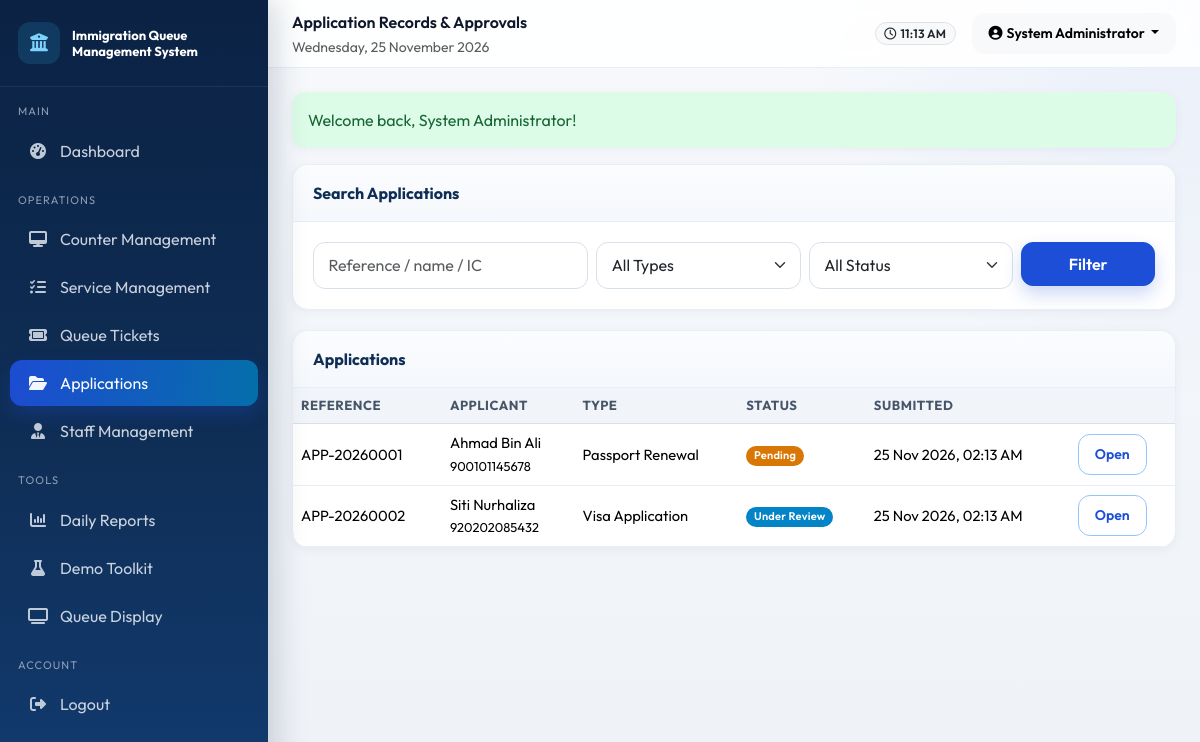
Page /admin/applications.php (signed in) on the committed database.
### tables this page shows
CREATE TABLE users (
    id INT UNSIGNED AUTO_INCREMENT PRIMARY KEY,
    full_name VARCHAR(150) NOT NULL,
    ic_passport VARCHAR(50) NOT NULL,
    email VARCHAR(150) NOT NULL UNIQUE,
    phone VARCHAR(30) DEFAULT NULL,
    password VARCHAR(255) NOT NULL,
    role ENUM('admin','staff','public') NOT NULL DEFAULT 'public',
    is_active TINYINT(1) NOT NULL DEFAULT 1,
    last_login DATETIME DEFAULT NULL,
    created_at DATETIME NOT NULL DEFAULT CURRENT_TIMESTAMP,
    updated_at DATETIME NOT NULL DEFAULT CURRENT_TIMESTAMP ON UPDATE CURRENT_TIMESTAMP,
    INDEX idx_users_role (role),
    INDEX idx_users_email (email)
);

CREATE TABLE applications (
    id INT UNSIGNED AUTO_INCREMENT PRIMARY KEY,
    reference_no VARCHAR(30) NOT NULL UNIQUE,
    user_id INT UNSIGNED NOT NULL,
    service_id INT UNSIGNED NOT NULL,
    appointment_id INT UNSIGNED DEFAULT NULL,
    applicant_name VARCHAR(150) NOT NULL,
    applicant_ic VARCHAR(50) NOT NULL,
    applicant_email VARCHAR(150) DEFAULT NULL,
    applicant_phone VARCHAR(30) DEFAULT NULL,
    purpose TEXT,
    status ENUM('pending','under_review','approved','rejected','additional_docs') NOT NULL DEFAULT 'pending',
    assigned_staff_id INT UNSIGNED DEFAULT NULL,
    reviewed_by INT UNSIGNED DEFAULT NULL,
    reviewed_at DATETIME DEFAULT NULL,
    created_at DATETIME NOT NULL DEFAULT CURRENT_TIMESTAMP,
    updated_at DATETIME NOT NULL DEFAULT CURRENT_TIMESTAMP ON UPDATE CURRENT_TIMESTAMP,
    INDEX idx_app_status (status),
    INDEX idx_app_user (user_id),
    CONSTRAINT fk_app_user FOREIGN KEY (user_id) REFERENCES users(id) ON DELETE CASCADE,
    CONSTRAINT fk_app_service FOREIGN KEY (service_id) REFERENCES services(id),
    CONSTRAINT fk_app_appt FOREIGN KEY (appointment_id) REFERENCES appointments(id) ON DELETE SET NULL,
    CONSTRAINT fk_app_staff FOREIGN KEY (assigned_staff_id) REFERENCES staff(id) ON DELETE SET NULL,
    CONSTRAINT fk_app_reviewer FOREIGN KEY (reviewed_by) REFERENCES users(id) ON DELETE SET NULL
);

CREATE TABLE services (
    id INT UNSIGNED AUTO_INCREMENT PRIMARY KEY,
    name VARCHAR(100) NOT NULL,
    code VARCHAR(20) NOT NULL UNIQUE,
    description TEXT,
    estimated_duration INT NOT NULL DEFAULT 15 COMMENT 'minutes',
    queue_prefix CHAR(1) NOT NULL DEFAULT 'A',
    icon VARCHAR(50) DEFAULT 'fa-passport',
    is_active TINYINT(1) NOT NULL DEFAULT 1,
    created_at DATETIME NOT NULL DEFAULT CURRENT_TIMESTAMP,
    updated_at DATETIME NOT NULL DEFAULT CURRENT_TIMESTAMP ON UPDATE CURRENT_TIMESTAMP
);

### config/database.php (called while the page is built, shortened)
<?php
function db(): PDO
{
    static $pdo = null;
    if ($pdo instanceof PDO) {
        return $pdo;
    }
    $options = [
        PDO::ATTR_ERRMODE => PDO::ERRMODE_EXCEPTION,
        PDO::ATTR_DEFAULT_FETCH_MODE => PDO::FETCH_ASSOC,
        PDO::ATTR_EMULATE_PREPARES => false,
    ];
    try {
        $dsn = 'mysql:host=' . DB_HOST . ';port=' . DB_PORT . ';dbname=' . DB_NAME . ';charset=' . DB_CHARSET;
        $pdo = new PDO($dsn, DB_USER, DB_PASS, $options);
    } catch (PDOException $e) {
        http_response_code(500);
        die('Database connection failed. Please import database/immigration_queue_system.sql via phpMyAdmin or MySQL CLI.');
    }
    return $pdo;
}

### admin/applications.php (the view, shortened to what this page needs)
<?php
require_once dirname(__DIR__) . '/includes/functions.php';
$user = require_login('admin');
$pdo = db();
$q = trim((string)get('q', ''));
$sql = "SELECT a.*, s.name AS service_name FROM applications a JOIN services s ON s.id = a.service_id WHERE 1=1";
$params = [];
$sql .= ' ORDER BY a.created_at DESC';
$stmt = $pdo->prepare($sql); $stmt->execute($params); $apps = $stmt->fetchAll();
$view = null; $docs = []; $remarks = [];
$pageTitle = 'Application Records & Approvals';
require dirname(__DIR__) . '/includes/header.php';
?>
<div class="app-shell">
<?php require dirname(__DIR__) . '/includes/sidebar.php'; ?>
<div class="main-content">
<?php require dirname(__DIR__) . '/includes/navbar.php'; ?>
<div class="page-body">
<?php $flash = get_flash(); if ($flash): ?><div class="alert alert-<?= e($flash['type']) ?>"><?= e($flash['message']) ?></div><?php endif; ?>
<div class="card-panel">
  <div class="card-panel-header">Search Applications</div>
  <div class="card-panel-body">
    <form class="row g-2" method="get">
      <div class="col-md-4"><input class="form-control" name="q" value="<?= e($q) ?>" placeholder="Reference / name / IC"></div>
      <div class="col-md-3"><select class="form-select" name="service_id"><option value="0">All Types</option></select></div>
      <div class="col-md-3"><select class="form-select" name="status"><option value="">All Status</option></select></div>
      <div class="col-md-2"><button class="btn btn-primary w-100">Filter</button></div>
    </form>
  </div>
</div>
<div class="row g-3">
  <div class="col-lg-<?= $view ? '7' : '12' ?>">
    <div class="card-panel">
      <div class="card-panel-header">Applications</div>
      <div class="card-panel-body p-0 table-responsive">
        <table class="table mb-0">
          <thead><tr><th>Reference</th><th>Applicant</th><th>Type</th><th>Status</th><th>Submitted</th><th></th></tr></thead>
          <tbody>
          <?php foreach ($apps as $a): ?>
            <tr>
              <td><?= e($a['reference_no']) ?></td>
              <td><?= e($a['applicant_name']) ?><br><small><?= e($a['applicant_ic']) ?></small></td>
              <td><?= e($a['service_name']) ?></td>
              <td><?= status_badge($a['status']) ?></td>
              <td><?= format_datetime($a['created_at']) ?></td>
              <td><a class="btn btn-sm btn-outline-primary" href="?view=<?= (int)$a['id'] ?>">Open</a></td>
            </tr>
          <?php endforeach; ?>
          </tbody>
        </table>
      </div>
    </div>
  </div>
</div>
</div></div></div>
<?php require dirname(__DIR__) . '/includes/footer.php'; ?>

### includes/navbar.php (shortened to what this page needs)
<?php $user = $user ?? current_user(); ?>
<header class="topbar">
  <div class="d-flex align-items-center gap-3">
    <div>
      <div class="fw-semibold text-navy"><?= e($pageHeading ?? $pageTitle ?? 'Dashboard') ?></div>
      <small class="text-muted"><?= e($pageSubtitle ?? date('l, d F Y')) ?></small>
    </div>
  </div>
  <div class="d-flex align-items-center gap-3">
    <span class="badge bg-light text-dark border">
      <i class="fa-regular fa-clock me-1"></i><?= date('h:i A') ?>
    </span>
    <div class="dropdown">
      <button class="btn btn-sm btn-light dropdown-toggle" data-bs-toggle="dropdown">
        <i class="fa-solid fa-user-circle me-1"></i><?= e($user['full_name'] ?? 'User') ?>
      </button>
    </div>
  </div>
</header>

### includes/functions.php (shortened to what this page needs)
<?php
require_once dirname(__DIR__) . '/config/database.php';
function e(?string $value): string
{
    return htmlspecialchars((string)$value, ENT_QUOTES, 'UTF-8');
}
function get_flash(): ?array
{
    $flash = $_SESSION['flash'];
    return $flash;
}
function get(string $key, $default = null)
{
    return $_GET[$key] ?? $default;
}
function status_badge(string $status): string
{
    $map = [
        'waiting' => 'warning',
        'serving' => 'primary',
        'completed' => 'success',
        'skipped' => 'secondary',
        'cancelled' => 'danger',
        'no_show' => 'dark',
        'pending' => 'warning',
        'confirmed' => 'info',
        'checked_in' => 'primary',
        'under_review' => 'info',
        'approved' => 'success',
        'rejected' => 'danger',
        'additional_docs' => 'warning',
        'available' => 'success',
        'offline' => 'secondary',
        'online' => 'success',
        'break' => 'warning',
    ];
    $class = $map[$status] ?? 'secondary';
    $label = ucwords(str_replace('_', ' ', $status));
    return '<span class="badge bg-' . $class . '">' . e($label) . '</span>';
}
function current_user(): ?array
{
    static $cached = null;
    if ($cached && (int)$cached['id'] === (int)$_SESSION['user_id']) {
        return $cached;
    }
    $stmt = db()->prepare('SELECT * FROM users WHERE id = ? AND is_active = 1 LIMIT 1');
    $stmt->execute([(int)$_SESSION['user_id']]);
    $user = $stmt->fetch();
    $cached = $user;
    return $user;
}
function require_login(string $role = ''): array
{
    $user = current_user();
    return $user;
}
function format_datetime(?string $dt): string
{
    return date('d M Y, h:i A', strtotime($dt));
}

### assets/css/style.css (style rules this page uses)
:root { --primary-navy: #0F2E56; --secondary-blue: #1D4ED8; --accent-teal: #0F766E; --accent-sky: #0284C7; --light-bg: #EEF2F7; --surface: #FFFFFF; --border: #D8E0EA; --border-soft: #E8EEF5; --success: #15803D; --success-soft: #DCFCE7; --warning: #B45309; --warning-soft: #FEF3C7; --danger: #B91C1C; --danger-soft: #FEE2E2; --info: #0369A1; --info-soft: #E0F2FE; --text: #0F172A; --text-muted: #64748B; --sidebar-width: 268px; --topbar-height: 68px; --radius: 16px; --shadow: 0 8px 24px rgba(15, 46, 86, .08); --shadow-sm: 0 2px 10px rgba(15, 46, 86, .05); }
* { box-sizing: border-box; }
body { font-family: "Outfit", "Segoe UI", Tahoma, sans-serif; background: radial-gradient(circle at top right, rgba(29,78,216,.06), transparent 28%), linear-gradient(180deg, #F7F9FC 0%, var(--light-bg) 100%); color: var(--text); margin: 0; min-height: 100vh; }
a { text-decoration: none; color: var(--secondary-blue); }
.form-control, .form-select { border-radius: 12px; border-color: var(--border); padding: .65rem .9rem; box-shadow: none !important; }
.btn { border-radius: 12px; font-weight: 600; padding: .55rem 1rem; transition: transform .15s ease, box-shadow .15s ease, background .15s ease; }
.btn-primary { background: var(--secondary-blue); border-color: var(--secondary-blue); box-shadow: 0 8px 18px rgba(29,78,216,.22); }
.btn-outline-primary { color: var(--secondary-blue); border-color: #93C5FD; background: #fff; }
.badge { font-weight: 600; letter-spacing: .02em; border-radius: 999px; padding: .4em .7em; }
.bg-warning { background-color: #D97706 !important; color: #fff !important; }
.bg-info { background-color: #0284C7 !important; }
.alert { border: none; border-radius: 14px; box-shadow: var(--shadow-sm); }
.alert-success { background: var(--success-soft); color: #166534; }
.app-shell { display: flex; min-height: 100vh; }
.main-content { margin-left: var(--sidebar-width); flex: 1; min-width: 0; }
.topbar { height: var(--topbar-height); background: rgba(255,255,255,.88); backdrop-filter: blur(10px); border-bottom: 1px solid var(--border-soft); display: flex; align-items: center; justify-content: space-between; padding: 0 24px; position: sticky; top: 0; z-index: 1020; }
.page-body { padding: 24px; }
.card-panel { background: var(--surface); border-radius: var(--radius); box-shadow: var(--shadow-sm); border: 1px solid var(--border-soft); margin-bottom: 20px; overflow: hidden; }
.card-panel .card-panel-header { padding: 16px 20px; border-bottom: 1px solid var(--border-soft); display: flex; justify-content: space-between; align-items: center; font-weight: 700; color: var(--primary-navy); background: linear-gradient(180deg, #FBFCFE, #F5F8FC); }
.card-panel .card-panel-body { padding: 20px; }
.table { --bs-table-bg: transparent; }
.table thead th { background: #F1F5F9; color: #475569; font-weight: 700; font-size: .82rem; text-transform: uppercase; letter-spacing: .04em; border-bottom: 1px solid var(--border); white-space: nowrap; }
.table td { vertical-align: middle; font-size: .92rem; border-color: var(--border-soft); }

### rows in the picture
users: full_name "System Administrator"
applications: reference_no "APP-20260001", applicant_name "Ahmad Bin Ali", applicant_ic "900101145678", service.name "Passport Renewal", status "Pending", created_at "25 Nov 2026, 02:13 AM"
applications: reference_no "APP-20260002", applicant_name "Siti Nurhaliza", applicant_ic "920202085432", service.name "Visa Application", status "Under Review", created_at "25 Nov 2026, 02:13 AM"

### other values in the picture
$pageHeading "Application Records & Approvals"
$pageSubtitle "Wednesday, 25 November 2026"
$flash['message'] "Welcome back, System Administrator!"
